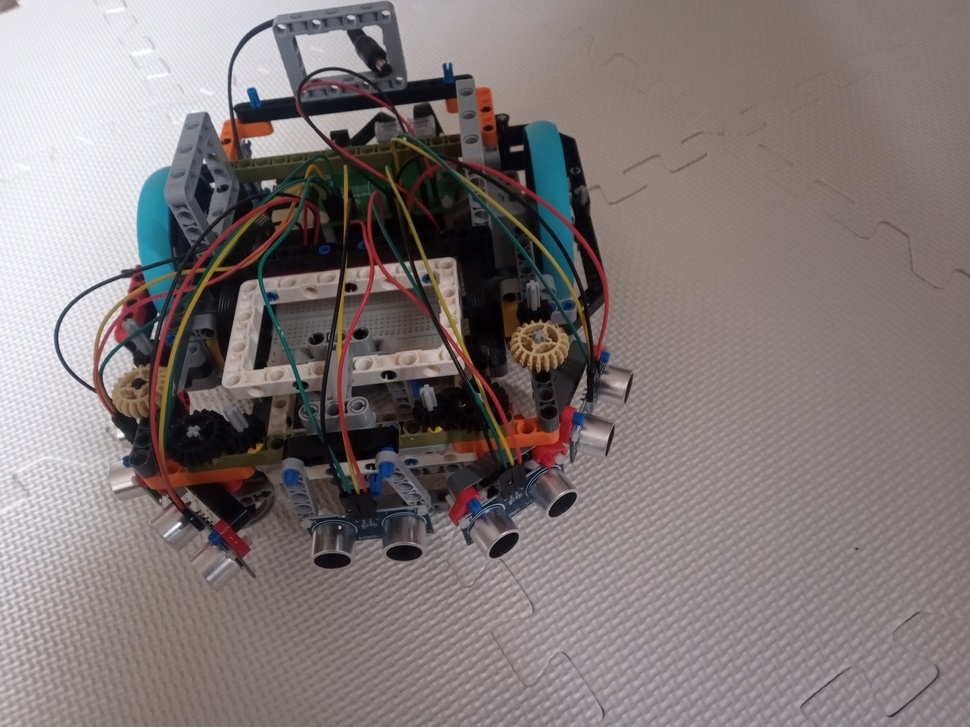
#> input picture robot.jpg, 970 x 727 px, shrunk from 4608 x 3456 before the run
$ python -i floor_detector.py   (imports and definitions only)
#> lines starting #> are read from the running program, lines starting #| are printed output that depends on the picture; after the words box and inside, x2 and y2 are one past the last pixel; in counts of white or black regions, pixels touching at a corner belong together
#> further down, picture is the input picture: shape (727, 970, 3); mean B, G, R 119.4, 120, 128.6
import cv2
import numpy as np


def getBottomOfUpperEdge(pixels):
    closest = np.argmax(pixels, axis=0)
    closest = pixels.shape[0] - closest.max()
    return closest


def split(img):
    middleIndex = img.shape[1] // 2
    left = img[:, :middleIndex]
    left = left[:, 15:]  ##slice side of incase some of it is outside contour
    right = img[:, middleIndex:]
    right = right[:, :-15]
    return (left, right)


def flood(original_image, lower_margin=(8, 2, 2), upper_margin=(14, 2, 2)):
#> called with lower_margin = (8, 2, 2), upper_margin = (14, 2, 2)
    image = cv2.cvtColor(original_image, cv2.COLOR_BGR2HSV)
#> image: shape (727, 970, 3); mean H, S, V 71.6, 39.6, 131.2
    image = cv2.bilateralFilter(image, 9, 75, 75)
#> image: shape (727, 970, 3); mean H, S, V 71.6, 39.6, 131.4
    (height, width) = image.shape[:2]
#> height = 727; width = 970
    (seedY, seedX) = (height - 5, width // 2)
#> seedY = 722; seedX = 485
    sample = image[seedY - 20 : seedY + 20, seedX - 20 : seedX + 20].copy()
#> sample: shape (25, 40, 3); mean H, S, V 175.1, 17.6, 139.1

    sample = cv2.GaussianBlur(sample, (11, 11), 0)
#> sample: shape (25, 40, 3); mean H, S, V 175.1, 17.6, 139.1
    image[seedY - 20 : seedY + 20, seedX - 20 : seedX + 20] = sample
#> image: shape (727, 970, 3); mean H, S, V 71.6, 39.6, 131.4

    mask = np.zeros((height + 2, width + 2), "uint8")

    floodflags = 8
    floodflags |= cv2.FLOODFILL_MASK_ONLY
    floodflags |= 255 << 8

    (retval, image, _, rect) = cv2.floodFill(
        image, mask, (seedX, seedY), 255, lower_margin, upper_margin, floodflags
    )
#> retval = 107827; rect = (408, 466, 562, 261)
    # mask = mask[:-1,:-1]
    mask = mask[1:-1, 1:-1]
    (cnts, _) = cv2.findContours(
        mask.copy(), cv2.RETR_EXTERNAL, cv2.CHAIN_APPROX_SIMPLE
    )

    # print(mask.shape)

    colored_mask = np.zeros((*mask.shape, 3), dtype="uint8")
    colored_mask[mask == 255] = [0, 125, 0]

    eps = 0.025

    approx = cv2.convexHull(cnts[0])

    # could do this with geometry rather than pixels using sympy, would it make a difference?
    pixelPoints = cv2.drawContours(np.zeros((height, width)), [approx], 0, 255, -1)
    left, right = split(pixelPoints)
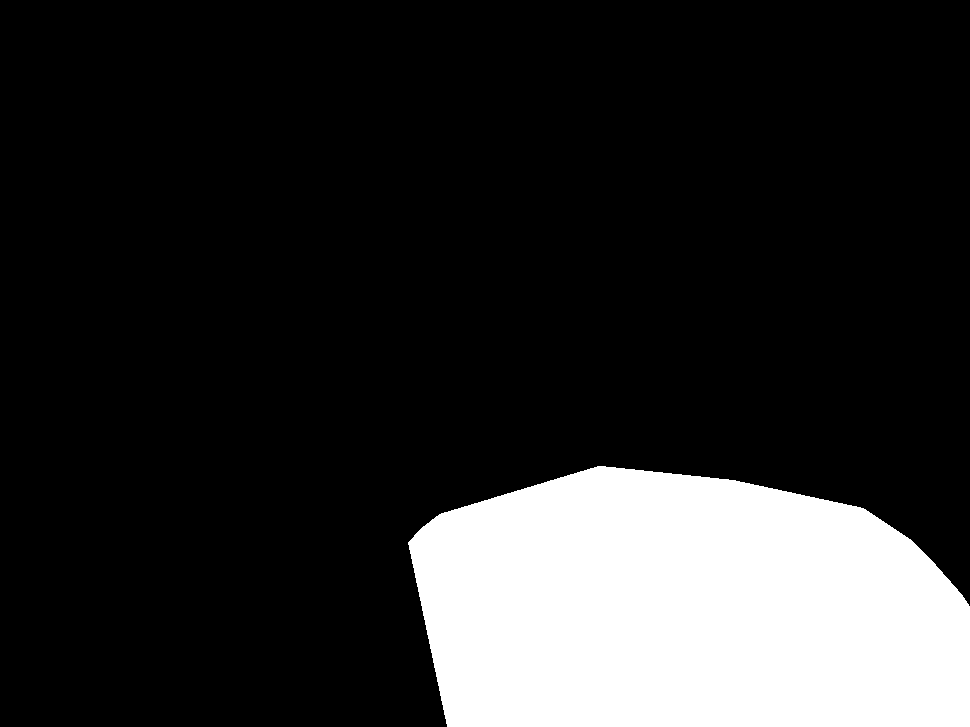
#> pixelPoints: shape (727, 970) float64; 17.6% white; 1 white region, box (x1, y1, x2, y2) and area: (408, 466, 970, 727) 123840
    left_closest = getBottomOfUpperEdge(left).astype(float)
#> in getBottomOfUpperEdge, `closest = np.argmax(pixels, axis=0)`:
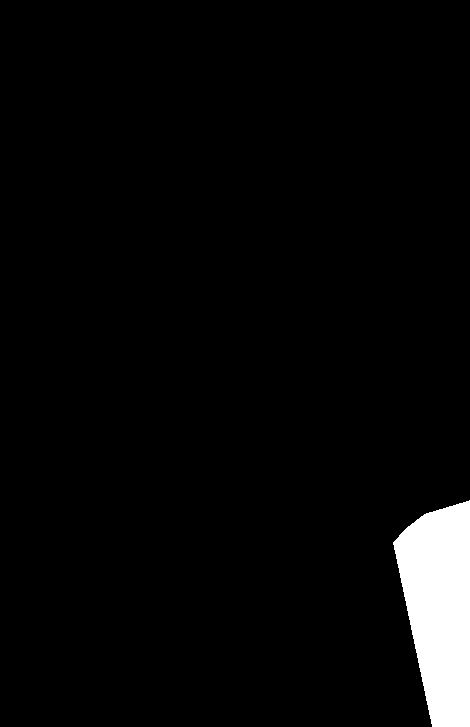
#> pixels: shape (727, 470) float64; 3.7% white; 1 white region, box (x1, y1, x2, y2) and area: (393, 500, 470, 727) 12695
#> left_closest = 185
    right_closest = getBottomOfUpperEdge(right).astype(float)
#> in getBottomOfUpperEdge (call 2), `closest = np.argmax(pixels, axis=0)`:
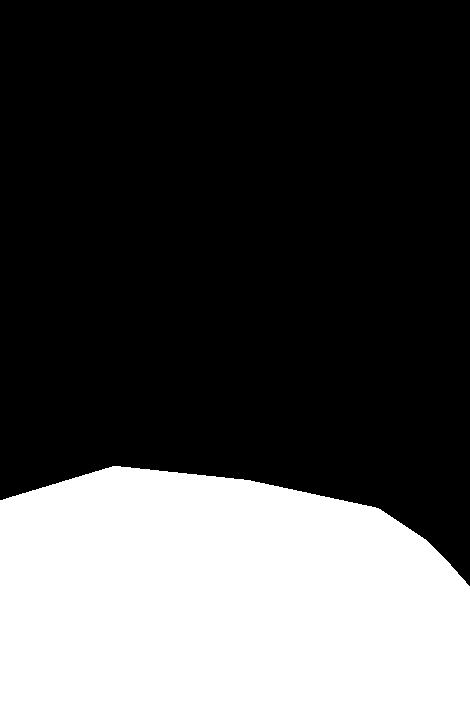
#> pixels: shape (727, 470) float64; 32% white; 1 white region, box (x1, y1, x2, y2) and area: (0, 466, 470, 727) 109178
#> right_closest = 141

    cv2.drawContours(original_image, [approx], -1, (0, 255, 0), 2)
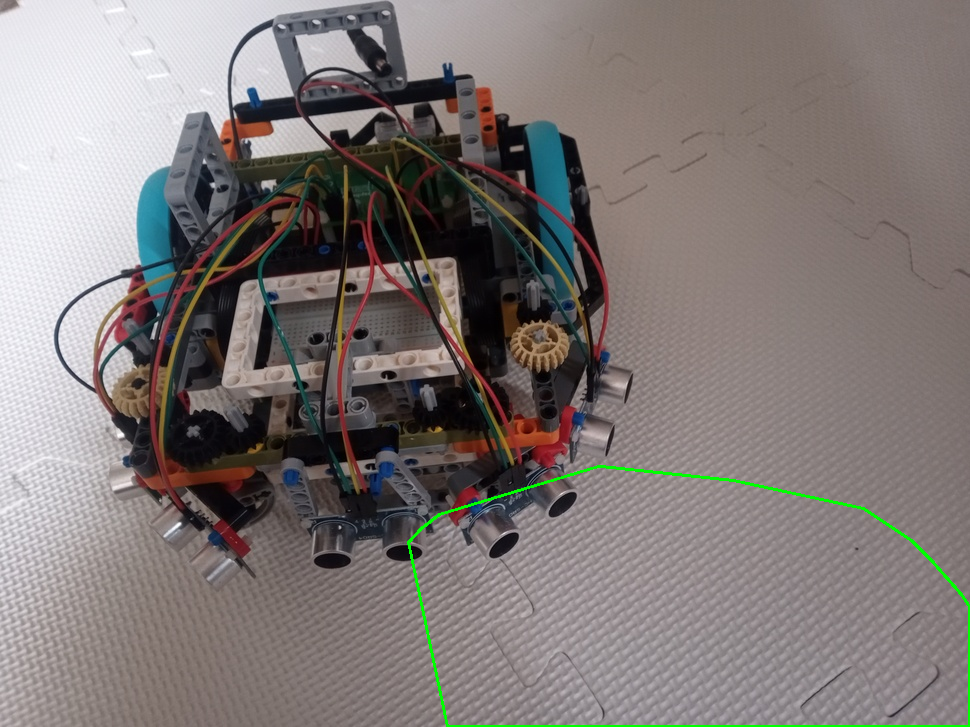
#> original_image: shape (727, 970, 3); 0.52% of pixels changed, all inside (x1, y1, x2, y2) = (407, 465, 970, 727)
    original_image = cv2.addWeighted(original_image, 0.9, colored_mask, 0.5, 0.3)
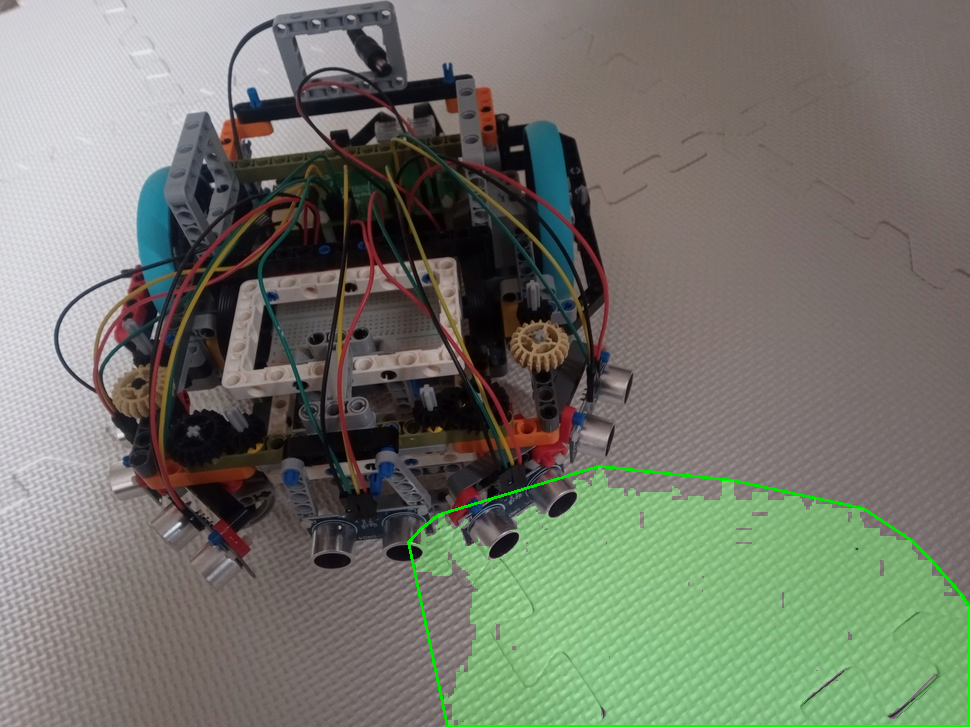
#> original_image: shape (727, 970, 3); mean B, G, R 107.2, 118.5, 115.4
    return [original_image, left_closest, right_closest]

>>> import cv2
>>> picture = cv2.imread('../../robot.jpg')
>>> result = flood(picture)
#> result = 3 items
